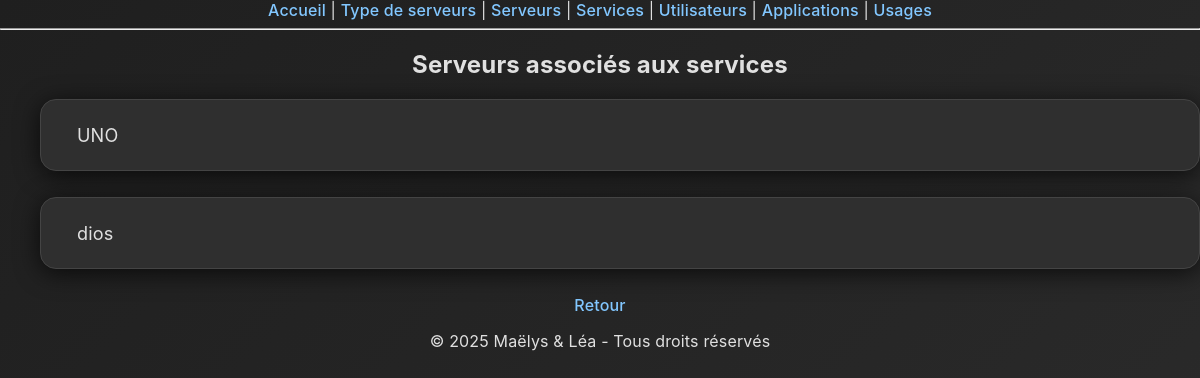
The app's page /services/affiche/, older data.
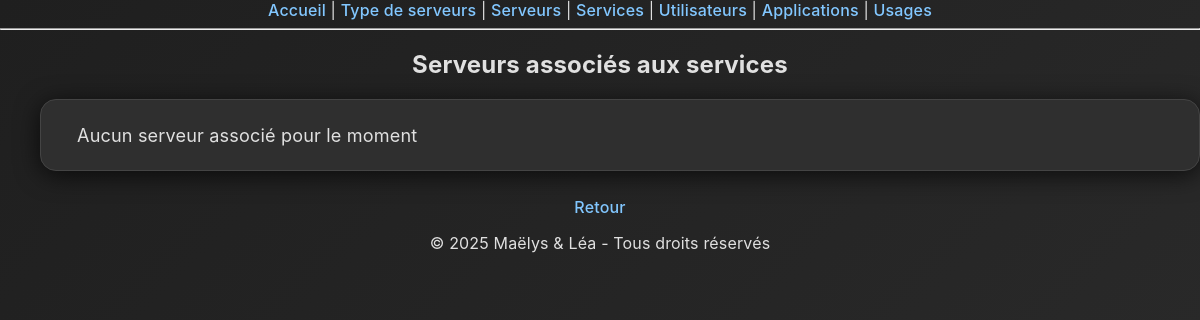
The same page, newer data.
### monapp/models.py (models this page shows, shortened)
class Services(models.Model):
    nom_services = models.CharField(max_length=100)
    date_lancement = models.DateField()
    espace_memoire_utilise = models.IntegerField(help_text="en Mo")
    memoire_vive_necessaire = models.IntegerField(help_text="en Mo")
    serveur_lancement = models.ForeignKey(Serveurs, on_delete=models.CASCADE)

### monapp/views.py (the view)
# urls.py: path('services/affiche/', views.services_affiche, name='services_affiche'),
def services_affiche(request):
    services = Services.objects.all()
    return render(request, 'monapp/services_affiche.html', {'services': services})

### monapp/templates/monapp/services_affiche.html
{% extends 'monapp/base.html' %}
{% block content %}
<h2>Serveurs associés aux services</h2>
<ul>
  {% for service in services %}
    <li>{{ service.nom_services }}</li>
  {% empty %}
    <li>Aucun serveur associé pour le moment</li>
  {% endfor %}
</ul>
<a href="{% url 'services_list' %}">Retour</a>
<footer>
  <p>© 2025 Maëlys & Léa - Tous droits réservés</p>
</footer>
{% endblock %}

Row changes from the older to the newer data that the page shows:
removed Services: nom_services "UNO"
removed Services: nom_services "dios"
Text that changed along with them:
text now shown: "Aucun serveur associé pour le moment"
